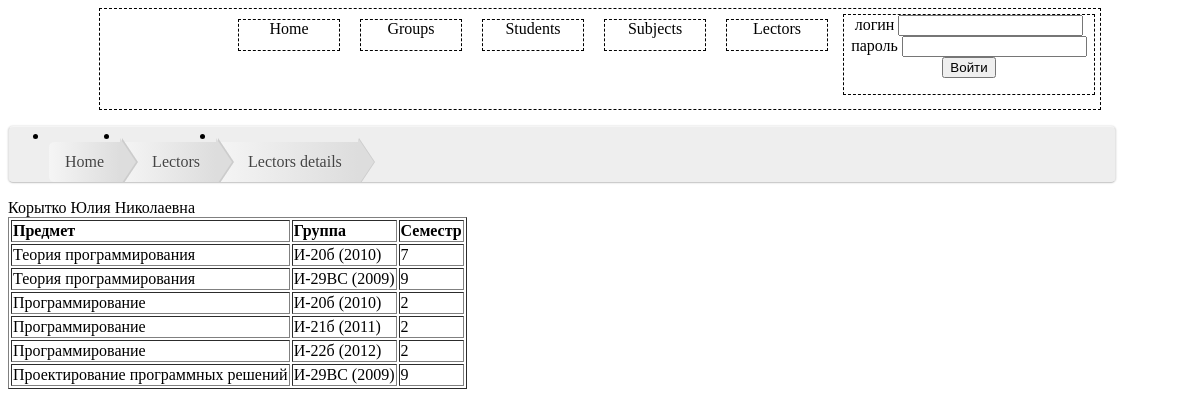
The page /lectors_details.php?lectorId=1 on the database its author committed.
### tables this page shows
CREATE TABLE IF NOT EXISTS `groups_subjects` (
  `group_id` int(10) NOT NULL,
  `subject_id` int(10) NOT NULL,
  `semester` int(10) NOT NULL
);

CREATE TABLE IF NOT EXISTS `subjects` (
  `subject_id` int(10) NOT NULL AUTO_INCREMENT,
  `subject_title` text,
  `subject_credits` int(11) DEFAULT NULL,
  `lector_id` int(10) DEFAULT NULL,
  PRIMARY KEY (`subject_id`),
  KEY `subjects_fk1` (`lector_id`)
);

CREATE TABLE IF NOT EXISTS `groups` (
  `group_id` int(10) NOT NULL AUTO_INCREMENT,
  `group_name` text,
  `specialty` text,
  PRIMARY KEY (`group_id`)
);

### lectors_details.php (the view, shortened to what this page needs)
<?
  include('index.php');
  echo "<ul id=\"breadcrumbs\">
        <li><a href=\"index.php\">Home</a></li>
        <li><a href=\"list.php?info=lectors\">Lectors</a></li>
		<li><a href=\"lectors_details.php?lectorId=".$_GET['lectorId']."\">Lectors details</a></li>
    </ul>";
  $lectorId=$_GET['lectorId'];
	echo "<table border = 1>";
	echo "<tr>";
	   echo "<td>";
	   echo  "<b>"."Предмет". "</b>";
	   echo "</td>";
	   echo "<td>";
	   echo  "<b>"."Группа"."</b>";
	   echo "</td>";
	   echo "<td>";
	   echo  "<b>"."Семестр"."</b>";
	   echo "</td>";
	echo "</tr>";
	$querySemester = "SELECT subject_title, g.group_id, group_name, s.subject_id, semester FROM subjects as s join groups_subjects as
	gs on s.subject_id=gs.subject_id join groups as g on gs.group_id=g.group_id WHERE s.lector_id=".$lectorId;
	$resultSemester=mysql_query($querySemester);
		while ($rowSemester = mysql_fetch_array($resultSemester)){
		echo "<tr>";
			 echo "<td>".
			"<a href= \"vedomost.php?groupId=".$rowSemester['group_id']."&subjectId=".$rowSemester['subject_id']."\">".$rowSemester['subject_title']."</a>"
			."</td>";
		echo"<td>".
			 "<a href= \"vedomost.php?groupId=".$rowSemester['group_id']."&subjectId=".$rowSemester['subject_id']."\">".$rowSemester['group_name']."</a>"
			."</td>";
		echo"<td>".
			 "<a href= \"vedomost_grades.php?groupId=".$rowSemester['group_id']."&subjectId=".$rowSemester['subject_id']."\">".$rowSemester['semester']."</a>"
			."</td>";
		echo "</tr>";
		}
	echo "</table>";
?>

### css/index.css (style rules this page uses)
a { margin-top:15px; text-decoration: none; color: #000; }
#breadcrumbs { background: #eee; border-width: 1px; border-style: solid; border-color: #f5f5f5 #e5e5e5 #ccc; border-radius: 5px; box-shadow: 0 0 2px rgba(0,0,0,.2); overflow: hidden; width: 90%; }
#breadcrumbs li { float: left; }
#breadcrumbs a { padding: .7em 1em .7em 2em; float: left; text-decoration: none; color: #444; position: relative; text-shadow: 0 1px 0 rgba(255,255,255,.5); background-color: #ddd; background-image: linear-gradient(to right, #f5f5f5, #ddd); }
#breadcrumbs li:first-child a { padding-left: 1em; border-radius: 5px 0 0 5px; }
#breadcrumbs a::after, #breadcrumbs a::before { content: ""; position: absolute; top: 50%; margin-top: -1.5em; border-top: 1.5em solid transparent; border-bottom: 1.5em solid transparent; border-left: 1em solid; right: -1em; }
#breadcrumbs a::after { z-index: 2; border-left-color: #ddd; }
#breadcrumbs a::before { border-left-color: #ccc; right: -1.1em; z-index: 1; }

### rows shown on the page
groups_subjects: subject.subject_title "Теория программирования", group.group_name "И-20б (2010)", semester "7"
groups_subjects: subject.subject_title "Теория программирования", group.group_name "И-29ВС (2009)", semester "9"
groups_subjects: subject.subject_title "Программирование", group.group_name "И-20б (2010)", semester "2"
groups_subjects: subject.subject_title "Программирование", group.group_name "И-21б (2011)", semester "2"
groups_subjects: subject.subject_title "Программирование", group.group_name "И-22б (2012)", semester "2"
groups_subjects: subject.subject_title "Проектирование программных решений", group.group_name "И-29ВС (2009)", semester "9"
